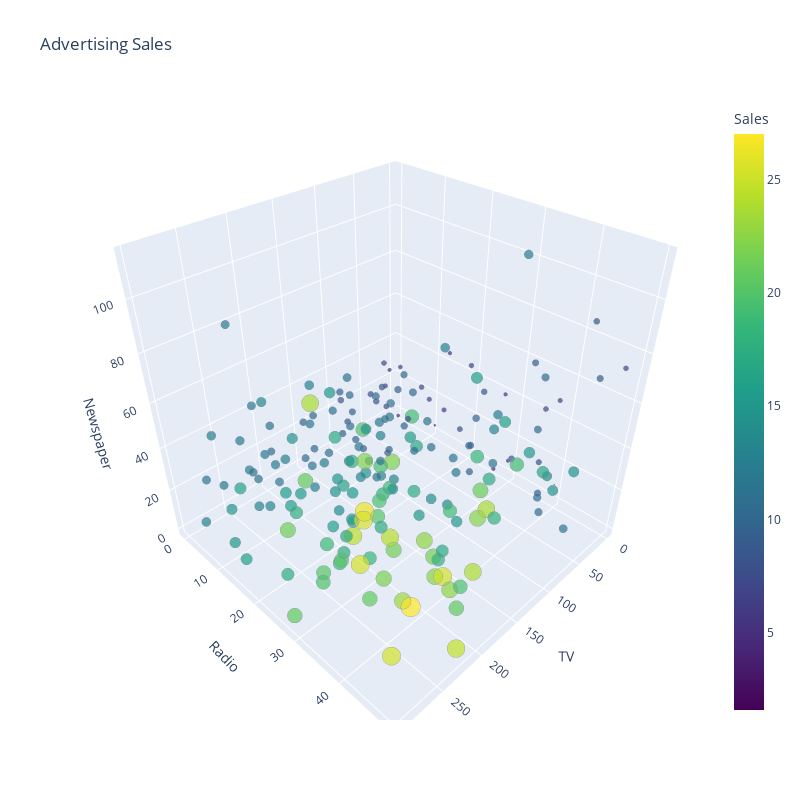

This figure's notebook cell:
### Code cell
fig = go.Figure(data=go.Scatter3d(
    x=df_adv.TV,
    y=df_adv.Radio,
    z=df_adv.Newspaper,
    text=df_adv.Sales,
    mode='markers',
    marker=dict(
        sizemode='diameter',
        sizeref=2,
        size=df_adv.Sales,
        color = df_adv.Sales,
        colorscale='Viridis',
        colorbar_title = 'Sales',
        line_color = 'rgb(140, 140, 170)'
    )
))


fig.update_layout(height=800, width=800,
    scene=dict(
        xaxis_title='TV',
        yaxis_title='Radio',
        zaxis_title='Newspaper'
    ),
    title='Advertising Sales' 
)

fig.show()

### Figure 1 — Plotly figure (JSON) as saved in the notebook; plotly's stock layout.template omitted (floating-point values rounded to 4 significant figures; data arrays with more than 128 entries replaced by an {"elided": "..."} marker saying what was removed)
{"data": [{"marker": {"color": {"elided": "200 float values"}, "colorbar": {"title": {"text": "Sales"}}, "colorscale": [[0, "#440154"], [0.1111, "#482878"], [0.2222, "#3e4989"], [0.3333, "#31688e"], [0.4444, "#26828e"], [0.5556, "#1f9e89"], [0.6667, "#35b779"], [0.7778, "#6ece58"], [0.8889, "#b5de2b"], [1, "#fde725"]], "line": {"color": "rgb(140, 140, 170)"}, "size": {"elided": "200 float values"}, "sizemode": "diameter", "sizeref": 2}, "mode": "markers", "text": {"elided": "200 float values"}, "type": "scatter3d", "x": {"elided": "200 float values"}, "y": {"elided": "200 float values"}, "z": {"elided": "200 float values"}}], "layout": {"height": 800, "scene": {"xaxis": {"title": {"text": "TV"}}, "yaxis": {"title": {"text": "Radio"}}, "zaxis": {"title": {"text": "Newspaper"}}}, "title": {"text": "Advertising Sales"}, "width": 800}}
